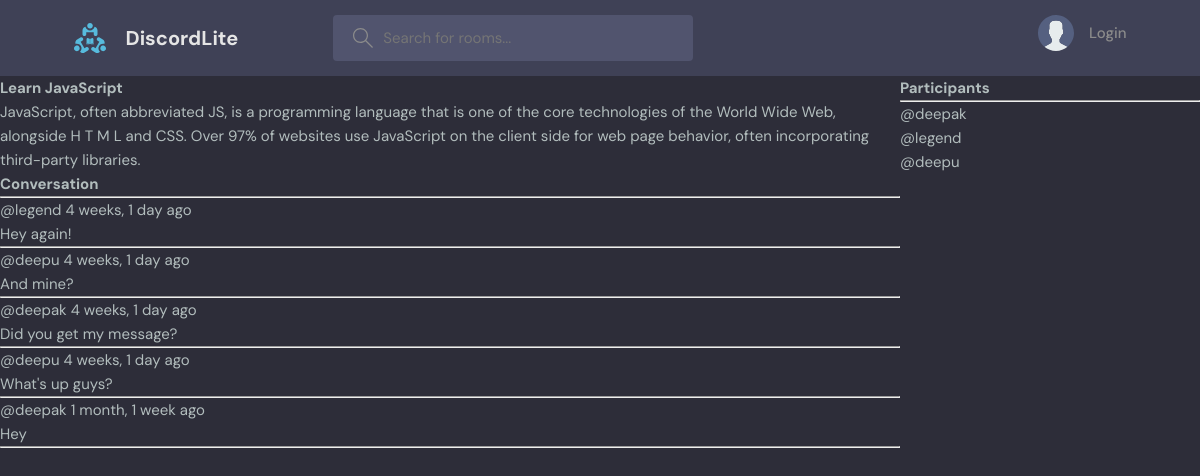
The page /room/1/ on the database its author committed.
### base/models.py (models this page shows, shortened)
class Room(models.Model):
    host = models.ForeignKey(User, on_delete=models.SET_NULL, null=True)
    topic = models.ForeignKey(Topic, on_delete=models.SET_NULL, null=True)
    name = models.CharField(max_length=200)
    description = models.TextField(null=True, blank=True)
    participants = models.ManyToManyField(
        User, related_name='participants', blank=True)
    updated = models.DateTimeField(auto_now=True)
    created = models.DateTimeField(auto_now_add=True)
    class Meta:
        ordering = ["-updated", "-created"]

class Message(models.Model):
    user = models.ForeignKey(User, on_delete=models.CASCADE)
    room = models.ForeignKey(Room, on_delete=models.CASCADE)
    body = models.TextField()
    updated = models.DateTimeField(auto_now=True)
    created = models.DateTimeField(auto_now_add=True)
    class Meta:
        ordering = ["-updated", "-created"]

### base/views.py (the view, shortened to what this page needs)
# urls.py: path('room/<str:pk>/', views.room, name='room'),
def room(request, pk):
    room = Room.objects.get(id=pk)
    room_messages = room.message_set.all()
    participants = room.participants.all()
    context = {'room': room, 'room_messages': room_messages,
               'participants': participants}
    return render(request, 'base/room.html', context)

### base/templates/base/room.html (shortened to what this page needs)
{% extends 'main.html' %} {% block content %}
<div class="room-container">
    <div>
        <h1>{{room.name}}</h1>
        <p>{{room.description}}</p>
        <div class="comment-wrapper">
            <h3>Conversation</h3>
            <hr />
            {% for message in room_messages %}
            <div>
                <small>@{{message.user}} {{message.created|timesince}} ago</small>
                <p>{{message.body}}</p>
                <hr />
            </div>
            {% endfor %}
        </div>
    </div>
    <div>
        <h3>Participants</h3>
        <hr>
        {% for user in participants %}
        <div>
            <p>@{{user.username}}</p>
        </div>
        {% endfor %}
    </div>
</div>
{% endblock content%}

### static/styles/style.css (style rules this page uses)
:root { --color-main: #71c6dd; --color-main-light: #e1f6fb; --color-dark: #3f4156; --color-dark-medium: #51546e; --color-dark-light: #696d97; --color-light: #e5e5e5; --color-gray: #8b8b8b; --color-light-gray: #b2bdbd; --color-bg: #2d2d39; --color-success: #5dd693; --color-error: #fc4b0b; }
* { font-family: "DM Sans", -apple-system, BlinkMacSystemFont, "Segoe UI", Roboto, Oxygen, Ubuntu, Cantarell, "Open Sans", "Helvetica Neue", sans-serif; margin: 0; padding: 0; box-sizing: border-box; text-rendering: optimizeLegibility; font-size: inherit; }
html { font-size: 56.25%; }
@media only screen and (min-width: 1200px) { html { font-size: 62.5%; } }
body { line-height: 1.6; font-weight: 400; font-size: 1.5rem; color: var(--color-light-gray); background-color: var(--color-bg); min-height: 100vh; }

### base/templates/base/room.html (style rules this page uses)
.room-container { display: grid; grid-template-columns: 3fr 1fr; }

### rows shown on the page
Room: name "Learn JavaScript", description "JavaScript, often abbreviated JS, is a programming language that is one of the core technologies of the World Wide Web, alongside H T M L and CSS. Over 97% of websites use JavaScript on the client side for web page behavior, often incorporating third-party libraries."
Message: user "legend", created "4 weeks, 1 day", body "Hey again!"
Message: user "deepu", created "4 weeks, 1 day", body "And mine?"
Message: user "deepak", created "4 weeks, 1 day", body "Did you get my message?"
Message: user "deepu", created "4 weeks, 1 day", body "What's up guys?"
Message: user "deepak", created "1 month, 1 week", body "Hey"

### other values the page prints
{{ user.username }} "deepak"
{{ user.username }} "legend"
{{ user.username }} "deepu"
